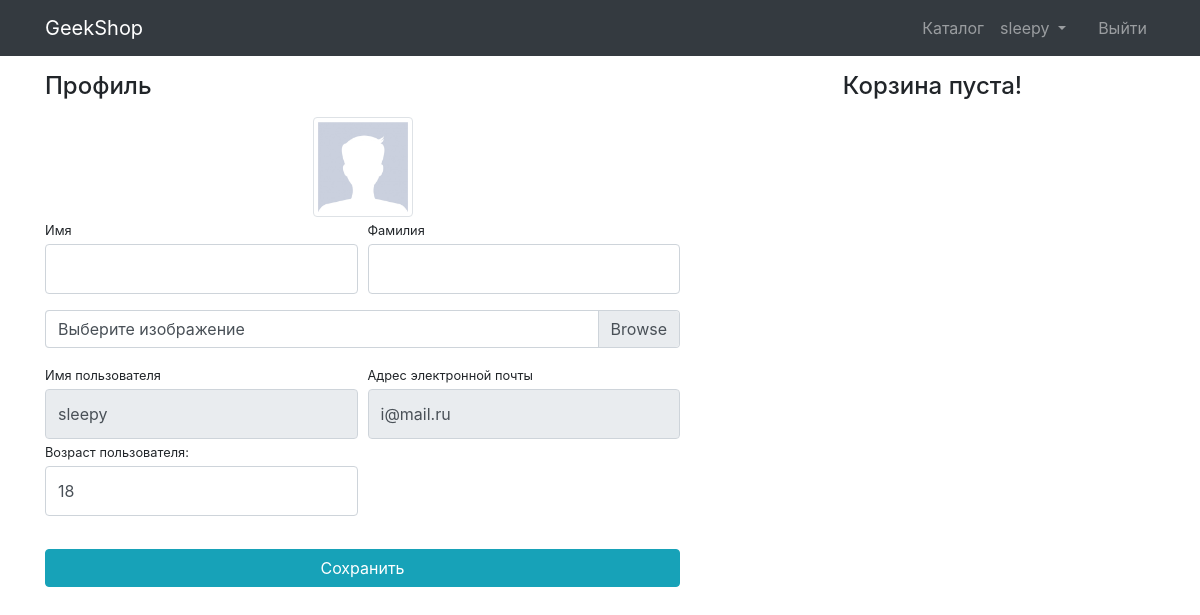
/users/profile/ (signed in), run on the app's committed database.
### users/models.py (models this page shows, shortened)
class User(AbstractUser):
    image = models.ImageField(upload_to="users_images", blank=True)
    age = models.PositiveIntegerField(default=18, verbose_name="Возраст")
    language = models.CharField(
        max_length=3, verbose_name='язык пользователя', default='ENG')
    activation_key = models.CharField(max_length=128, blank=True,)
    activation_key_expires = models.DateTimeField(
        auto_now_add=True, blank=True)

### users/views.py (the view)
# urls.py: path('profile/', profile, name="profile"),
@login_required
def profile(request):
    if request.method == 'POST':
        form = UserProfileForm(instance=request.user,
                               data=request.POST, files=request.FILES)
        profile = UserProfileEditForm(
            data=request.POST, instance=request.user.userprofile)
        if form.is_valid() and profile.is_valid():
            form.save()
            return HttpResponseRedirect(reverse('users:profile'))
    else:
        form = UserProfileForm(instance=request.user)
        profile = UserProfileEditForm(
            data=request.POST, instance=request.user.userprofile)
    context = {'title': 'GeekShop - ЛК',
               'form': form,
               'profile_form': profile,
               'baskets': Basket.objects.filter(user=request.user),
               }
    return render(request, 'users/profile.html', context)

### users/forms.py
class UserProfileForm(UserChangeForm):
    username = forms.CharField(
        widget=forms.TextInput(
            attrs={
                "class": "form-control py-4",
                "readonly": True,
            }
        )
    )
    age = forms.CharField(
        widget=forms.TextInput(
            attrs={
                "class": "form-control py-4",
            }
        )
    )
    email = forms.CharField(
        widget=forms.EmailInput(
            attrs={
                "class": "form-control py-4",
                "readonly": True,
            }
        )
    )
    first_name = forms.CharField(
        widget=forms.TextInput(
            attrs={
                "class": "form-control py-4",
            }
        )
    )
    last_name = forms.CharField(
        widget=forms.TextInput(
            attrs={
                "class": "form-control py-4",
            }
        )
    )
    image = forms.ImageField(
        widget=forms.FileInput(
            attrs={"class": "custom-file-label"},
        ),
        required=False,
    )
    class Meta:
        model = User
        fields = ("first_name", "last_name", "image",
                  "username", "email", "age")

class UserProfileEditForm(forms.ModelForm):
    class Meta:
        model = UserProfile
        fields = ('tagline', 'gender', 'about_me')
    def __init__(self, *args, **kwargs):
        super().__init__(*args, **kwargs)
        for field_name, field in self.fields.items():
            if field_name != 'gender':
                field.widget.attrs['class'] = 'form-control py-4'
            else:
                field.widget.attrs['class'] = 'form-control py-4'

### users/templates/users/profile.html (shortened to what this page needs)
{% extends 'products/base.html' %}
{% load static %}
{% block css %}
    <link href="{% static 'css/profile.css' %}" rel="stylesheet">
{% endblock %}
{% block content %}
    <div class="container">
        <div class="row">
            <div class="col-lg-7">
                <h4 class="mt-3 mb-3">Профиль</h4>
                <div class="col-lg-12 text-center">
                    <img width="100" height="100"
                         src="{% if user.image %}{{ user.image.url }}{% else %}{% static 'vendor\img\users/default_avatar.jpg' %}{% endif %}"
                         class="img-thumbnail">
                </div>
                <form action="{% url 'users:profile' %}" method="post" enctype="multipart/form-data">
                    <div class="form-row">
                        <div class="col-lg-6">
                            <div class="form-group">
                                <label class="small mb-1" for="{{ form.first_name.id_for_label }}">Имя</label>
                                {{ form.first_name }}
                            </div>
                        </div>
                        <div class="col-lg-6">
                            <div class="form-group">
                                <label class="small mb-1" for="{{ form.last_name.id_for_label }}">Фамилия</label>
                                {{ form.last_name }}
                            </div>
                        </div>
                    </div>
                    <div class="form-row mb-2">
                        <div class="col-lg-12">
                            <div class="custom-file">
                                <label class="custom-file-label" for="{{ form.image.id_for_label }}">Выберите изображение</label>
                            </div>
                        </div>
                    </div>
                    <div class="form-row">
                        <div class="col-lg-6">
                            <label class="small mb-1" for="{{ form.username.id_for_label }}">Имя пользователя</label>
                            {{ form.username }}
                        </div>
                        <div class="col-lg-6">
                            <label class="small mb-1" for="{{ form.email.id_for_label }}">Адрес электронной
                                почты</label>
                            {{ form.email }}
                        </div>
                        <div class="col-lg-6">
                            <label class="small mb-1" for="{{ form.age.id_for_label }}">Возраст пользователя:</label>
                            {{ form.age }}
                        </div>
                    </div>
                    <div class="form-row">
                        <div class="col-lg-12" style="margin-top: 33px;">
                            <input class="btn btn-info btn-block" type="submit" value="Сохранить">
                        </div>
                    </div>
                </form>
            </div>
            <div class="col-lg-5">
                {% include 'baskets/basket.html' %}
            </div>
        </div>
    </div>
{% endblock %}

### productsapp/templates/products/base.html (shortened to what this page needs)
{% load static %}
<!DOCTYPE html>
<html lang="en">
<head>
    <link href="{% static 'vendor/bootstrap/css/bootstrap.min.css' %}" rel="stylesheet">
    {% block css %}{% endblock %}
</head>
<body>
    <nav class="navbar navbar-expand-lg navbar-dark bg-dark fixed-top">
        <div class="container">
            <a class="navbar-brand" href="{% url 'products:index' %}">GeekShop</a>
            <div class="collapse navbar-collapse" id="navbarResponsive">
                <ul class="navbar-nav ml-auto">
                    <li class="nav-item">
                        <a class="nav-link" href="{% url 'products:index' %}">Каталог  </a>
                    </li>
                    {% if user.is_authenticated %}
                    <li class="nav-item">
                        <div class="dropdown">
                            <a href="" class="nav-link dropdown-toggle" data-toggle="dropdown">
                                {{user.username|default:'Пользователь'}}
                            </a>
                        </div>
                    </li>
                    {% if user.is_staff or user.is_superuser %}
                    <li class="nav-item">
                        <a class="nav-link" href="{% url 'admins:index' %}">
                        </a>
                    </li>
                    {% endif %}
                    <li class="nav-item">
                        <a class="nav-link" href="{% url 'users:logout' %}">Выйти </a>
                    </li>
                    {% else %}
                    <li class="nav-item">
                        <a class="nav-link" href="{% url 'users:login' %}"> Войти <i class="fas fa-sign-in-alt"></i></a>
                    </li>
                    {% endif %}
                </ul>
            </div>
        </div>
    </nav>
    {% block content %} {% endblock %}
</body>
</html>

### static/css/profile.css (style rules this page uses)
body { padding-top: 56px; }

### data on the page
User: username "sleepy", email "i@mail.ru", age "18"
